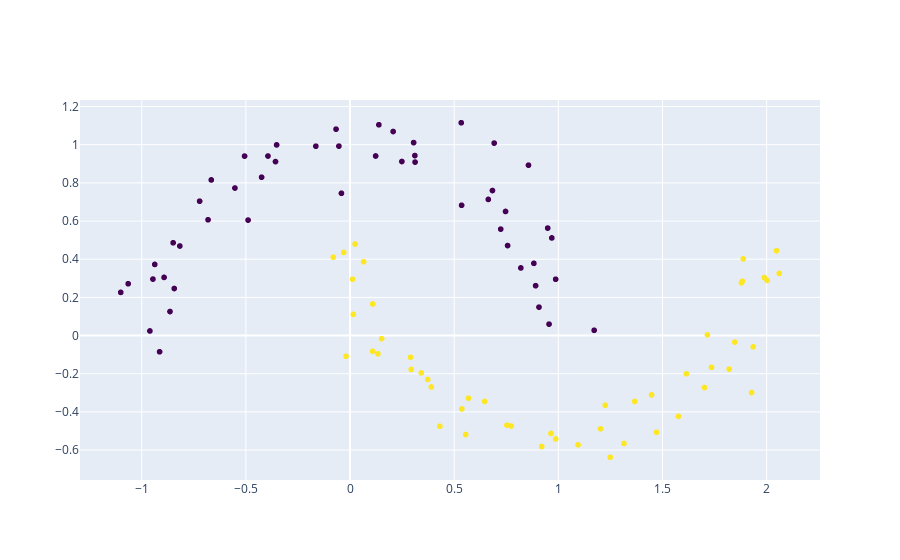

Here is the notebook cell this chart was saved with:
### Code cell
np.random.seed(0)
feature_set, labels = datasets.make_moons(100, noise=0.10)

fig = go.Figure(data=go.Scattergl(
    x = feature_set[:,0],
    y = feature_set[:,1],
    mode='markers',
    marker=dict(
        color=labels,
        colorscale='Viridis'
    )
))

fig.show()


labels = labels.reshape(100, 1)

train_data,test_data,train_labels,test_labels=train_test_split(feature_set,labels,test_size=0.3,shuffle=False)



def sigmoid(x):
    return 1/(1+np.exp(-x))

def sigmoid_der(x):
    return sigmoid(x) *(1-sigmoid (x))


wh = np.random.rand(len(feature_set[0]),4)
wo = np.random.rand(4, 1)
lr = 0.5


for epoch in range(2000):
    
    #feedforward =============================================
    zh = np.dot(train_data,wh)
    ah = sigmoid(zh)
    
    
    zo = np.dot(ah,wo)
    ao = sigmoid(zo)
    
    #Phase1 =============================================
    error_out = ((1 / 2) * (np.power((ao - train_labels), 2)))
    
    
    dcost_dao = ao - train_labels
    dao_dzo = sigmoid_der(zo)
    dzo_dwo = ah
    
    dcost_wo = np.dot(dzo_dwo.T, dcost_dao * dao_dzo)
    
    #Phase 2 =============================================
    dcost_dzo = dcost_dao * dao_dzo
    dzo_dah = wo
    dcost_dah = np.dot(dcost_dzo,dzo_dah.T)
    dah_dzh = sigmoid_der(zh)
    dzh_dwh = train_data
    dcost_wh = np.dot(dzh_dwh.T,dah_dzh * dcost_dah)
    
    #Update Weights =============================================
    wh -= lr * dcost_wh
    wo -= lr * dcost_wo

### Figure 1 — Plotly figure (JSON) as saved in the notebook; plotly's stock layout.template omitted (floating-point values rounded to 4 significant figures)
{"data": [{"marker": {"color": [0, 1, 0, 1, 1, 1, 0, 1, 1, 1, 1, 1, 1, 0, 0, 0, 0, 0, 0, 0, 0, 1, 0, 1, 0, 0, 0, 1, 1, 1, 1, 1, 1, 1, 1, 0, 0, 1, 1, 1, 0, 1, 0, 0, 0, 0, 0, 0, 0, 0, 1, 1, 0, 0, 0, 1, 0, 0, 0, 1, 0, 0, 1, 1, 1, 1, 0, 1, 0, 1, 0, 0, 0, 1, 1, 1, 0, 1, 1, 1, 0, 0, 1, 0, 0, 1, 1, 0, 1, 1, 1, 0, 0, 1, 0, 1, 1, 1, 0, 0], "colorscale": [[0, "#440154"], [0.1111, "#482878"], [0.2222, "#3e4989"], [0.3333, "#31688e"], [0.4444, "#26828e"], [0.5556, "#1f9e89"], [0.6667, "#35b779"], [0.7778, "#6ece58"], [0.8889, "#b5de2b"], [1, "#fde725"]]}, "mode": "markers", "type": "scattergl", "x": [-0.05348, 1.82, 0.9554, 0.01558, 0.9645, 1.989, 0.5355, 0.92, 0.01206, 1.883, -0.08065, 1.935, 1.315, 0.8567, 0.7564, -0.3524, 0.2068, 0.1228, -0.4246, 0.9687, -0.817, 0.3423, 0.8825, 0.7534, -0.8642, -0.9142, 0.8199, 2.06, 1.615, 1.225, 0.2904, 1.249, 1.847, 0.5366, 0.02428, -0.1642, 0.3112, 0.1091, 0.1336, 0.9872, 1.172, 0.3729, -0.8927, -0.9374, 0.9871, 0.6918, 0.534, -0.6817, -0.8492, 0.8909, 1.716, -0.01922, 0.9072, -0.5526, -0.04129, 0.06512, 0.6837, -0.4895, 0.1385, -0.03021, 0.7464, -0.3939, 0.3901, 0.1085, 1.094, 1.447, -0.3577, 1.577, 0.6638, 1.928, 0.3122, -0.5064, -0.9608, 2.002, 2.047, 0.5549, 0.3052, 1.879, 0.7731, 1.202, -0.06728, -0.6662, 1.367, -0.9462, -0.8438, 0.2936, 0.1515, 0.7234, 1.735, 0.6462, 1.701, -0.7221, 0.2489, 1.471, 0.9489, 1.888, 0.4312, 0.5686, -1.101, -1.065], "y": [0.9926, -0.1756, 0.06, 0.1108, -0.5128, 0.3038, 0.6826, -0.5813, 0.2952, 0.2845, 0.4106, -0.05897, -0.5654, 0.8928, 0.4716, 0.9989, 1.069, 0.9409, 0.8297, 0.5114, 0.4693, -0.1955, 0.3784, -0.4696, 0.126, -0.08494, 0.3544, 0.3257, -0.2002, -0.3653, -0.114, -0.6375, -0.03405, -0.3845, 0.4794, 0.9922, 0.9432, 0.1655, -0.09579, -0.5416, 0.02766, -0.2301, 0.3048, 0.3727, 0.295, 1.009, 1.115, 0.6066, 0.4861, 0.2613, 0.003836, -0.1087, 0.1491, 0.773, 0.7455, 0.387, 0.7598, 0.6051, 1.104, 0.4353, 0.6502, 0.9406, -0.2693, -0.08247, -0.5724, -0.3107, 0.9116, -0.4234, 0.7134, -0.2987, 0.9089, 0.9403, 0.02416, 0.2892, 0.4449, -0.5185, 1.011, 0.2763, -0.4738, -0.4885, 1.081, 0.8154, -0.3452, 0.2959, 0.2466, -0.1776, -0.01648, 0.5577, -0.1662, -0.3449, -0.2721, 0.704, 0.912, -0.5065, 0.5632, 0.4018, -0.4752, -0.3278, 0.2263, 0.2715]}], "layout": {}}
